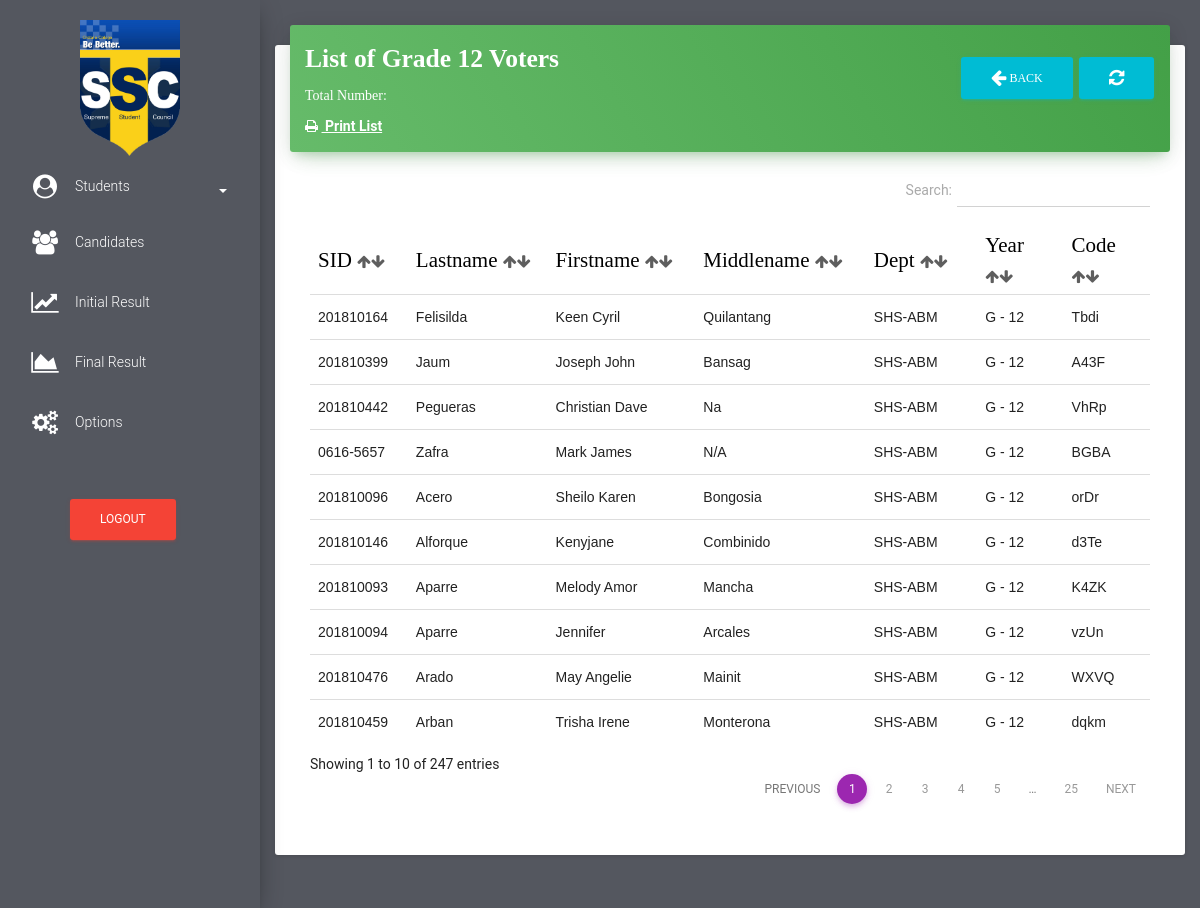
The page /grade12/list_of_total_voters_grade12.php (signed in) on the database its author committed.
### tables this page shows
CREATE TABLE `students` (
  `id` int(255) NOT NULL,
  `stud_id` varchar(11) NOT NULL,
  `stud_lastname` varchar(255) NOT NULL,
  `stud_firstname` varchar(255) NOT NULL,
  `stud_middlename` varchar(500) NOT NULL,
  `stud_department` varchar(255) NOT NULL,
  `stud_year` varchar(255) NOT NULL,
  `code_to_vote` varchar(255) NOT NULL,
  `stud_status` varchar(100) NOT NULL,
  `voting_status` varchar(255) NOT NULL,
  `stud_block_status` varchar(255) NOT NULL
);

### grade12/list_of_total_voters_grade12.php (the view, shortened to what this page needs)
<!doctype html>
<html lang="en">
<head>
    <link href="../assets/css/bootstrap.min.css" rel="stylesheet" />
    <link href="../assets/css/material-dashboard.css?v=1.2.0" rel="stylesheet" />
    <link href="../font-awesome/css/font-awesome.css" rel="stylesheet">
    <link href="../assets/css/datatables.min.css" rel="stylesheet">
</head>
<body>
    <div class="wrapper" style="background-color: #54575F">
        <div class="sidebar">
           <div class="sidebar-wrapper">
                 <ul class="nav">
                    <center>
                       <img src="../img/favicon.png" width="100px" height="100%" class="" alt="Ce-C Palaro 2019">
                    </center>
                    <li>
                        <a href="#pagepeople" data-toggle="collapse" aria-expanded="false" class="dropdown-toggle"><i class="fa fa-user-circle" style="color: white;margin-top: -5px"></i> <span style="color:white">Students</span><b class="caret" style="margin-left: 5%;color:white"></b></a>
                    </li>
                    <li>
                        <a href="../candidates.php">
                            <i class="fa fa-users" style="color: white"></i>
                            <p style="color: white">Candidates</p>
                        </a>
                    </li>
                    <li>
                        <a href="../initial_result.php">
                            <i class="fa fa-line-chart" style="color: white"></i>
                            <p style="color: white">Initial Result</p>
                        </a>
                    </li>
                    <li>
                        <a href="../final_result.php">
                            <i class="fa fa-area-chart" style="color: white"></i>
                            <p style="color: white">Final Result</p>
                        </a>
                    </li>
                    <li>
                        <a href="../my_account.php">
                            <i class="fa fa-cogs" style="color: white"></i>
                            <p style="color: white">Options</p>
                        </a>
                    </li>
                     <li>
                        <br>
                        <br>
                        <form method="post">
                                    <button class = "btn btn-danger" type='button' data-toggle="modal" data-target="#exampleModal20000" style="margin-left: 70px">Logout</button>
                                </form>
                    </li>
                </ul>
            </div>
        </div>
        <div class="main-panel">
            <nav class="navbar navbar-transparent navbar-absolute">
            </nav>
            <div class="content">
                <div class="container-fluid">
                    <div class="row">
                        <div class="col" style="margin-top: -80px">
                            <div class="card">
                                <div class="card-header" data-background-color="green">
                                    <form method="POST">
                                        <h3 class="title" style="font-family: Fjalla One"><b>List of Grade 12 Voters</b><a href="../grade12/list_of_total_voters_grade12.php" class = "btn btn-info text-info" type='button' style="float: right;margin-top: 17px;margin-left: 5px" ><i class="fa fa-refresh"></i></a><a href="../grade12/students_grade12.php" class = "btn btn-info text-info" type='button' style="float: right;margin-top: 17px;" ><i class="fa fa-arrow-left fa-10x"></i> Back</a></h3>
                                    </form>
                                    <div class="col">
                                        <p style="color: white;font-family: consolas">Total Number: <b><a href=""><text id="totalgrade12" style="color:yellow;font-size: 20px">
                                              </text></a></b></p>
                                    </div>
                                    <div class="col">
                                         <b><a href="../fpdf/studentlistpdf_studentsgrade12.php" target="_blank"><i class="fa fa-print"></i> <text  style="text-decoration: underline;">&nbsp;Print List</text></a></b>
                                    </div>
                                </div>
                                <div class="card-content table-responsive">
                                    <table class="table table-condensed table-sm" id="dtTable">
                                        <thead style="font-weight: bold;color: black;font-size: 150%;font-family: Fjalla One">
                                            <th>SID <i class="fa fa-arrow-up" style="font-size: 15px;color: #5E5E5E"><i class="fa fa-arrow-down"></i></i></th>
                                            <th>Lastname <i class="fa fa-arrow-up" style="font-size: 15px;color: #5E5E5E"><i class="fa fa-arrow-down"></i></i></th>
                                            <th>Firstname <i class="fa fa-arrow-up" style="font-size: 15px;color: #5E5E5E"><i class="fa fa-arrow-down"></i></i></th>
                                            <th>Middlename <i class="fa fa-arrow-up" style="font-size: 15px;color: #5E5E5E"><i class="fa fa-arrow-down"></i></i></th>
                                            <th>Dept <i class="fa fa-arrow-up" style="font-size: 15px;color: #5E5E5E"><i class="fa fa-arrow-down"></i></i></th>
                                            <th>Year <i class="fa fa-arrow-up" style="font-size: 15px;color: #5E5E5E"><i class="fa fa-arrow-down"></i></i></th>
                                            <th>Code<i class="fa fa-arrow-up" style="font-size: 15px;color: #5E5E5E"><i class="fa fa-arrow-down"></i></i></th>
                                        </thead>
                                        <tbody style="font-family: arial">
                <?php
                        $link = mysqli_connect("localhost","root","19976112","election");
                        $sql = mysqli_query($link,"SELECT * FROM students where stud_year = 'G - 12' ORDER BY stud_lastname ASC");
                        for($a = 0 ; $a < $num_rows = mysqli_fetch_array($sql) ; $a++ )
                        {
                            $stud_idd = $num_rows['stud_id'];
                            $stud_fname = $num_rows['stud_firstname'];
                            $stud_lname = $num_rows['stud_lastname'];
                            $middle_initial = $num_rows['stud_middlename'];
                            $dept = $num_rows['stud_department'];
                            $stud_year = $num_rows['stud_year'];
                            $code_no = $num_rows['code_to_vote'];
                            ?>
                            <tr>
                                <td><?=$stud_idd;?></td>
                                <td ><?=$stud_lname;?></td>
                                <td><?=$stud_fname;?></td>
                                <td><?=$middle_initial;?></td>
                                <td><?=$dept;?></td>
                                <td><?=$stud_year;?></td>
                                <td><?=$code_no;?></td>
                            </tr>
                      <?php  } ?>
                                        </tbody>
                                    </table>
                                </div>
                            </div>
                        </div>
                    </div>
                </div>
            </div>
        </div>
    </div>
</body>
</html>

### rows shown on the page
students: stud "201810096", stud_lastname "Acero", stud_firstname "Sheilo Karen", stud_middlename "Bongosia", stud_department "SHS-ABM", stud_year "G - 12", code_to_vote "orDr"
students: stud "201810146", stud_lastname "Alforque", stud_firstname "Kenyjane", stud_middlename "Combinido", stud_department "SHS-ABM", stud_year "G - 12", code_to_vote "d3Te"
students: stud "201810093", stud_lastname "Aparre", stud_firstname "Melody Amor", stud_middlename "Mancha", stud_department "SHS-ABM", stud_year "G - 12", code_to_vote "K4ZK"
students: stud "201810094", stud_lastname "Aparre", stud_firstname "Jennifer", stud_middlename "Arcales", stud_department "SHS-ABM", stud_year "G - 12", code_to_vote "vzUn"
students: stud "201810476", stud_lastname "Arado", stud_firstname "May Angelie", stud_middlename "Mainit", stud_department "SHS-ABM", stud_year "G - 12", code_to_vote "WXVQ"
students: stud "201810459", stud_lastname "Arban", stud_firstname "Trisha Irene", stud_middlename "Monterona", stud_department "SHS-ABM", stud_year "G - 12", code_to_vote "dqkm"
students: stud "201810164", stud_lastname "Felisilda", stud_firstname "Keen Cyril", stud_middlename "Quilantang", stud_department "SHS-ABM", stud_year "G - 12", code_to_vote "Tbdi"
students: stud "201810399", stud_lastname "Jaum", stud_firstname "Joseph John", stud_middlename "Bansag", stud_department "SHS-ABM", stud_year "G - 12", code_to_vote "A43F"
students: stud "201810442", stud_lastname "Pegueras", stud_firstname "Christian Dave", stud_middlename "Na", stud_department "SHS-ABM", stud_year "G - 12", code_to_vote "VhRp"
students: stud "0616-5657", stud_lastname "Zafra", stud_firstname "Mark James", stud_middlename "N/A", stud_department "SHS-ABM", stud_year "G - 12", code_to_vote "BGBA"
